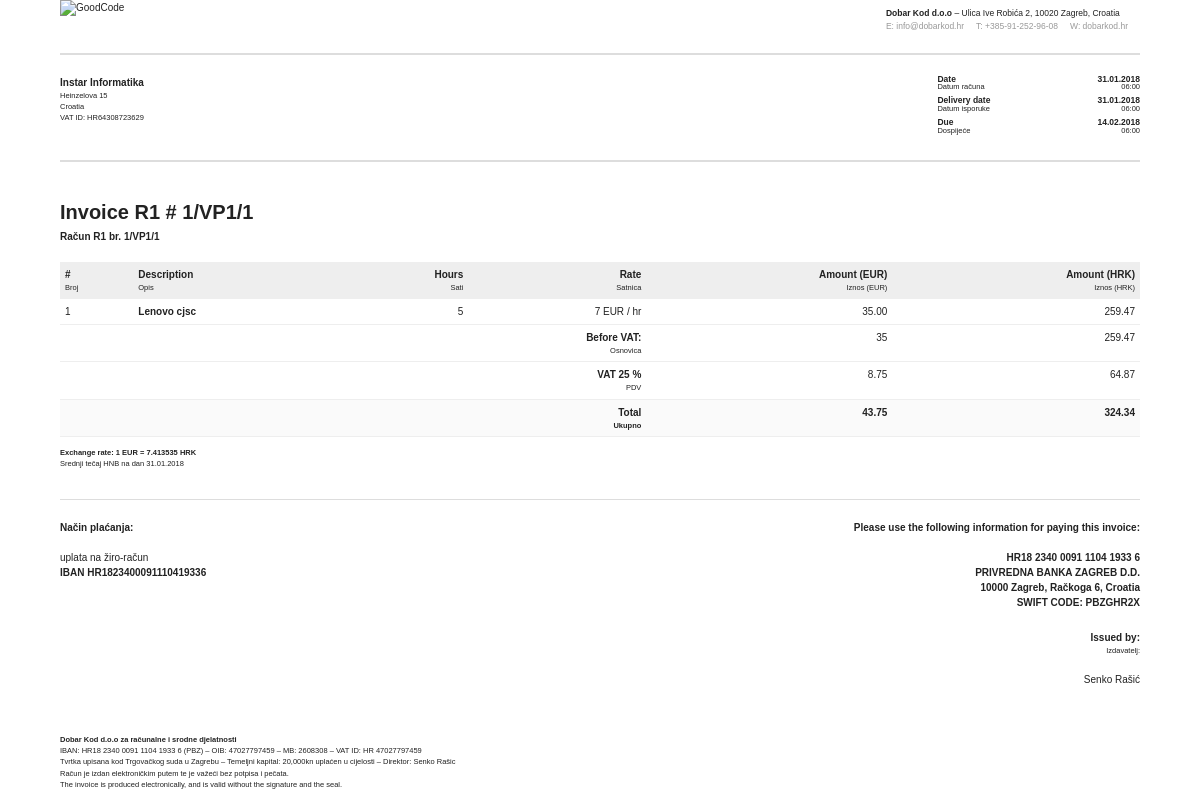
The page /invoice/1/ (signed in) on the database its author committed.
### invoice/models.py (models this page shows, shortened)
class Invoice(models.Model):
    class Meta:
        verbose_name = 'Račun'
        verbose_name_plural = 'Računi'
    created = models.DateTimeField(
        'Datum izrade računa',
        max_length=120,
        default=now,
        editable=True)
    seq = models.IntegerField(
        'Broj računa',
        default=get_latest_invoice,
        editable=True)
    due_date = models.DateTimeField(
        'Datum dospijeća',
        max_length=120,
        default=now,
        editable=True)
    client = models.ForeignKey(
        Client,
        on_delete=models.CASCADE,
        related_name=u'invoices',
        verbose_name='Klijent')
    currency = models.CharField(
        'Valuta',
        max_length=120,
        choices=Client.CURRENCY_CHOICES,
        default=Client.CURRENCY_DEFAULT)
    default_payment_method = models.CharField(
        'Način plaćanja',
        max_length=120,
        choices=Client.PAYMENT_METHOD_CHOICES,
        default=Client.PAYMENT_METHOD_DEFAULT)
    exchange_rate = models.DecimalField(
        u'Tečaj',
        max_digits=12,
        decimal_places=6,
        default="1.00",
        null=True)
    vat_value = models.DecimalField(
        u'VAT',
        max_digits=3,
        decimal_places=2,
        blank=True)
    paid = models.BooleanField('Račun je plačen', default=False)
    @property
    def subtotal(self):
        val = self.items.aggregate(subtotal=models.Sum(u'amount'))[u'subtotal']
        return Decimal(val) if val is not None else Decimal(0)
    @property
    def subtotal_hrk(self):
        return _round2(self.subtotal * self.exchange_rate)
    @property
    def vat_amount(self):
        return _round2(self.subtotal * self.vat_value)
    @property
    def vat_hrk(self):
        return _round2(self.subtotal_hrk * self.vat_value)
    @property
    def total(self):
        return _round2(self.subtotal + self.vat_amount)
    @property
    def total_hrk(self):
        return _round2(self.subtotal_hrk + self.vat_hrk)
    @property
    def has_hourly(self):
        return self.items.filter(is_hourly=True).exists()
    def __str__(self):
        return str(self.seq) + '/VP1/1'

class Client(models.Model):
    CURRENCY_HRK = u'HRK'
    CURRENCY_EUR = u'EUR'
    CURRENCY_USD = u'USD'
    CURRENCY_AUD = u'AUD'
    CURRENCY_CHOICES = (
        (CURRENCY_HRK, u'Hrvatska Kuna'),
        (CURRENCY_EUR, u'Euro'),
        (CURRENCY_USD, u'Američki dolar'),
        (CURRENCY_AUD, u'Australski dolar')
    )
    CURRENCY_DEFAULT = CURRENCY_HRK
    PAYMENT_METHOD_PAYPAL = 'PayPal'
    PAYMENT_METHOD_WIRETRANSFER = 'Wire-transfer'
    PAYMENT_METHOD_CHOICES = (
        (PAYMENT_METHOD_PAYPAL, u'Paypal'),
        (PAYMENT_METHOD_WIRETRANSFER, u'Wire-transfer')
    )
    PAYMENT_METHOD_DEFAULT = PAYMENT_METHOD_WIRETRANSFER
    class Meta:
        verbose_name = 'Klijent'
        verbose_name_plural = 'Klijenti'
    name = models.CharField(u'Naziv klijenta', max_length=120)
    address = models.TextField(u'Adresa')
    country = CountryField(u'Država', blank_label=u'(Odaberi državu)')
    vat_id = VATNumberField(default="", blank=True, verbose_name=u'VAT ID')
    currency = models.CharField(
        u'Valuta', max_length=30,
        choices=CURRENCY_CHOICES,
        default=CURRENCY_DEFAULT)
    default_payment_method = models.CharField(
        u'Način plaćanja',
        max_length=30,
        choices=PAYMENT_METHOD_CHOICES,
        default=PAYMENT_METHOD_DEFAULT)
    @property
    def reverse_charge(self):
        if self.country not in settings.VAT_DATA or self.country in settings.EXEMPTED_COUNTRIES:
            return False
        if not self.vat_id:
            return False
        return True

class InvoiceItem(models.Model):
    class Meta:
        verbose_name = 'Stavka računa'
        verbose_name_plural = 'Stavke računa'
    invoice = models.ForeignKey(
        Invoice,
        on_delete=models.CASCADE,
        related_name=u'items')
    is_hourly = models.BooleanField(
        'Obračun po satu',
        default=True)
    description = models.CharField(
        'Opis stavke',
        max_length=300)
    additional_info = models.TextField(
        'Dodatni podaci',
        max_length=300,
        blank=True,
        null=True)
    amount = models.DecimalField(
        u'Iznos',
        max_digits=7,
        decimal_places=2,
        blank=True,
        null=True)
    rate = models.DecimalField(
        u'Cijena radnog sata',
        max_digits=5,
        decimal_places=2,
        blank=True,
        null=True)
    hours = models.DecimalField(
        u'Broj sati',
        max_digits=5,
        decimal_places=1,
        blank=True,
        null=True)
    @property
    def amount_hrk(self):
        return _round2(self.amount * self.invoice.exchange_rate)

### invoice/views.py (the view)
# urls.py: url(r'^invoice/(?P<id>\d+)/$', print_invoice),
@login_required
def print_invoice(request, id=None):
    instance = get_object_or_404(Invoice, id=id)
    context = {
        "instance": instance,
        "instance_items": instance.items.all(),
        "vat": int(instance.vat_value * 100),
        "colspan": 4 if instance.has_hourly else 2,
    }
    return render(request, "admin/print.html", context)

### templates/admin/print.html (shortened to what this page needs)
{% load staticfiles %}
<html lang="en">
    <head>
    </head>
    <body>
        <div class="page">
            <header class="page-header clearfix">
                <img src="{% static "admin/goodcode-logo-color.png" %}" alt="GoodCode" class="logo" >
                <div class="contact">
                    <strong>Dobar Kod d.o.o</strong> – Ulica Ive Robića 2, 10020 Zagreb, Croatia<br>
                    <span>E: info@dobarkod.hr</span><span>T: +385-91-252-96-08</span><span>W: dobarkod.hr</span>
                </div>
            </header>
            <section class="invoice-header clearfix">
                <div class="recipient">
                    <strong>{{ instance.client.name }}</strong>
                    <small>{{ instance.client.address|linebreaks }}
                    {% load i18n %}
                    {% language 'en' %}
                    {{instance.client.country.name }}
                    {% endlanguage %}
                    {% if instance.client.vat_id %}
                        <br> VAT ID: {{ instance.client.vat_id }}
                    {% endif %}
                    </small>
                </div>
                <div class="dates">
                    <div class="clearfix">
                        <div class="labels">
                            <strong>Date</strong>
                            <small>Datum računa</small>
                        </div>
                        <div class="values">
                            <strong> {{ instance.created|date:'d.m.Y' }}</strong>
                            <small>{{ instance.created|date:'H:i' }}</small>
                        </div>
                    </div>
                    <div class="clearfix">
                        <div class="labels">
                            <strong>Delivery date</strong>
                            <small>Datum isporuke</small>
                        </div>
                        <div class="values">
                            <strong> {{ instance.created|date:'d.m.Y' }}</strong>
                            <small>{{ instance.created|date:'H:i' }}</small>
                        </div>
                    </div>
                    <div class="clearfix">
                        <div class="labels">
                            <strong>Due</strong>
                            <small>Dospijeće</small>
                        </div>
                        <div class="values">
                            <strong> {{ instance.due_date|date:'d.m.Y' }} </strong>
                            <small>{{ instance.due_date|date:'H:i' }}</small>
                        </div>
                    </div>
                </div>
            </section>
            <section class="invoice clearfix">
                <h1 class="invoice-no">
                    <strong>Invoice R1 # {{ instance }}</strong>
                    Račun R1 br. {{ instance }}
                </h1>
                <table class="invoice-spec">
                    <thead>
                        <tr>
                            <td class="align-left">
                                <strong>#</strong>
                                <small>Broj</small>
                            </td>
                            <td class="align-left">
                                <strong>Description</strong>
                                <small>Opis</small>
                            </td>
                            {% if instance.has_hourly %}
                            <td>
                                <strong>Hours</strong>
                                <small>Sati</small>
                            </td>
                            <td>
                                <strong>Rate</strong>
                                <small>Satnica</small>
                            </td>
                            {% endif %}
                            {% if instance.currency != "HRK" %}
                            <td>
                                <strong>Amount ({{ instance.currency }})</strong>
                                <small>Iznos ({{ instance.currency }})</small>
                            </td>
                            {% endif %}
                            <td>
                                <strong>Amount (HRK)</strong>
                                <small>Iznos (HRK)</small>
                            </td>
                        </tr>
                    </thead>
                    <tbody>
                        {% for item in instance_items %}
                            <tr>
                                <td class="align-left"> {{ forloop.counter }} </td>
                                <td class="align-left">
                                    <strong> {{ item.description }} </strong>
                                </td>
                            {% if instance.has_hourly %}
                                <td> {{ item.hours|floatformat }} </td>
                                <td> {{ item.rate|floatformat }}
                                {% if item.is_hourly %}
                                {{ instance.currency }} / hr</td>
                                {% endif %}
                            {% endif %}
                            {% if instance.currency != "HRK" %}
                            <td> {{ item.amount }} </td>
                            {% endif %}
                            <td> {{ item.amount_hrk }} </td>
                            </tr>
                        {% endfor %}
                        <tr>
                            <td colspan="{{ colspan }}">
                                <strong>Before VAT:</strong>
                                <small>Osnovica</small>
                            </td>
                            {% if instance.currency != "HRK" %}
                            <td> {{ instance.subtotal }} </td>
                            {% endif %}
                            <td> {{ instance.subtotal_hrk }} </td>
                        </tr>
                        <tr>
                            <td colspan="{{ colspan }}">
                                <strong>VAT  {{ vat }} %</strong>
                                <small>PDV</small>
                            </td>
                            {% if instance.currency != "HRK" %}
                            <td> {{ instance.vat_amount }} </td>
                            {% endif %}
                            <td> {{ instance.vat_hrk }} </td>
                        </tr>
                    </tbody>
                    <tfoot>
                        <tr>
                            <td colspan="{{ colspan }}">
                                <strong>Total</strong>
                                <small>Ukupno</small>
                            </td>
                            {% if instance.currency != "HRK" %}
                            <td> {{ instance.total }} </td>
                            {% endif %}
                            <td> {{ instance.total_hrk }} </td>
                        </tr>
                    </tfoot>
                </table>
                {% if instance.currency != "HRK" %}
                <div class="note left">
                    <small><strong>Exchange rate: 1 {{ instance.currency }} = {{ instance.exchange_rate }} HRK</strong></small>
                    <small>Srednji tečaj HNB na dan {{ instance.created|date:'d.m.Y' }}</small>
                </div>
                {% endif %}
            </section>
            <section class="payment-details">
                <div class="row right align-right">
                    {% if instance.default_payment_method == 'Wire-transfer' %}
                    <strong>Please use the following information for paying this invoice:</strong><br>
                    <strong>
                        HR18 2340 0091 1104 1933 6<br>
                        PRIVREDNA BANKA ZAGREB D.D.<br>
                        10000 Zagreb, Račkoga 6, Croatia<br>
                        SWIFT CODE: PBZGHR2X
                    </strong>
                    {% endif %}
                </div>
                <div class="row clearfix">
                    {% if instance.default_payment_method == 'Wire-transfer' %}
                    <strong>Način plaćanja:</strong><br>uplata na žiro-račun
                    <strong>IBAN HR1823400091110419336</strong>
                    {% endif %}
                </div>
                <div class="row align-right">
                    <strong>Issued by:</strong>
                    <small>Izdavatelj:</small><br><br>
                    Senko Rašić
                </div>
            </section>
            <footer class="page-footer">
                <small><strong>Dobar Kod d.o.o za računalne i srodne djelatnosti</strong> IBAN: HR18 2340 0091 1104 1933 6 (PBZ) – OIB: 47027797459 – MB: 2608308 – VAT ID: HR 47027797459<br>
                Tvrtka upisana kod Trgovačkog suda u Zagrebu – Temeljni kapital: 20,000kn uplaćen u cijelosti – Direktor: Senko Rašic<br>
                Račun je izdan elektroničkim putem te je važeći bez potpisa i pečata.<br>
                The invoice is produced electronically, and is valid without the signature and the seal.</small>
            </footer>
        </div>
    </body>
</html>

### rows shown on the page
Invoice: client.name "Instar Informatika", client.address "Heinzelova 15", client.country.name "Croatia", client.vat_id "HR64308723629", created "31.01.2018", created "06:00", due_date "14.02.2018", due_date "06:00", seq "1/VP1/1", currency "EUR", subtotal "35", subtotal_hrk "259.47", vat_amount "8.75", vat_hrk "64.87", total "43.75", total_hrk "324.34", exchange_rate "7.413535"
InvoiceItem: description "Lenovo cjsc", hours "5", rate "7", amount "35.00", amount_hrk "259.47"

### other values the page prints
{{ vat }} "25"
